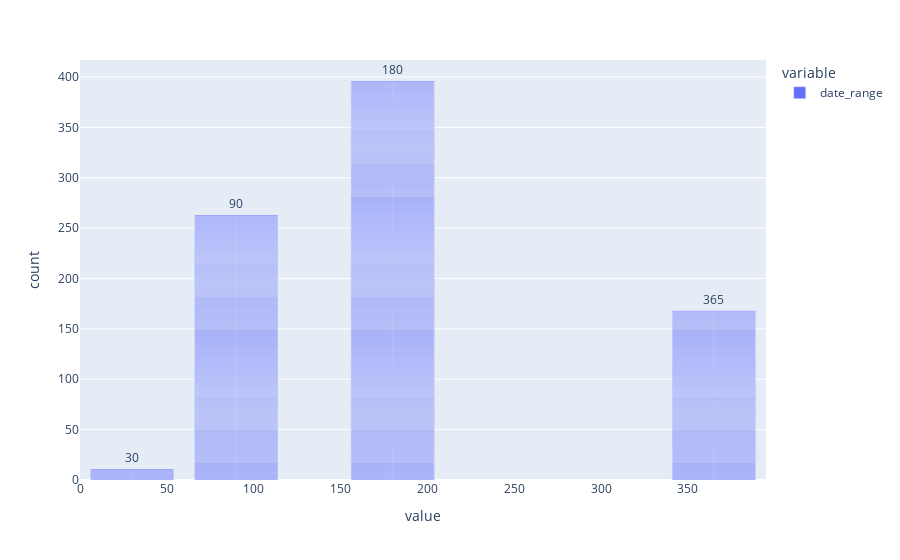

Notebook cell for this chart:
### Markdown cell above
**И последнее задание: постройте интерактивный барплот, 
на котором будут показаны категории с количеством уникальных клиентов в них**

### Code cell
px.bar(clients_365, text='value')

### Figure 1 — Plotly figure (JSON) as saved in the notebook; plotly's stock layout.template omitted (floating-point values rounded to 4 significant figures; data arrays with more than 128 entries replaced by an {"elided": "..."} marker saying what was removed)
{"data": [{"alignmentgroup": "True", "hovertemplate": "variable=date_range<br>value=%{text}<br>count=%{y}<extra></extra>", "legendgroup": "date_range", "marker": {"color": "#636efa"}, "name": "date_range", "offsetgroup": "date_range", "orientation": "v", "showlegend": true, "text": {"elided": "838 str values"}, "textposition": "auto", "type": "bar", "x": {"elided": "838 str values"}, "xaxis": "x", "y": {"elided": "838 int values"}, "yaxis": "y"}], "layout": {"barmode": "relative", "legend": {"title": {"text": "variable"}, "tracegroupgap": 0}, "margin": {"t": 60}, "xaxis": {"anchor": "y", "domain": [0, 1], "title": {"text": "value"}}, "yaxis": {"anchor": "x", "domain": [0, 1], "title": {"text": "count"}}}}
